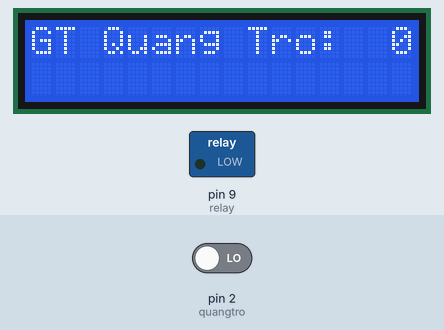
This sketch was run on a simulated Arduino Uno, built with avr-gcc and run on an emulated ATmega328P. Parts: 16×2 character LCD, switched loads named in the sketch (green lamp = pin HIGH). The test bench sets the inputs (shaded band); at power-on: pin 2 (quangtro) LOW.

Above: at 1.2 s.
1.3 s: pin 2 (quangtro) driven HIGH
At 2.8 s:
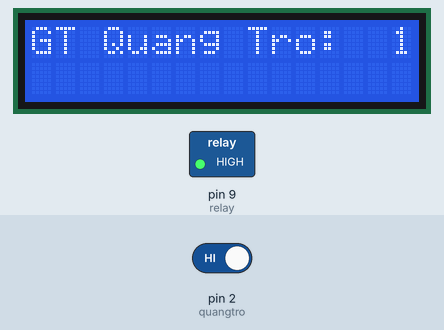
3.1 s: pin 2 (quangtro) driven LOW
At 3.7 s:
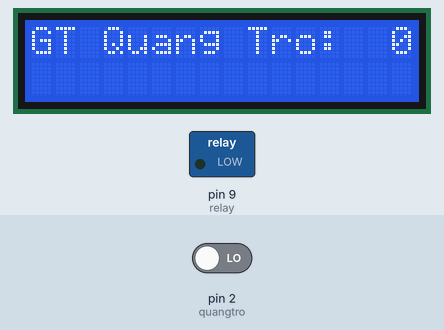
Timing chart, 0 to 6.1 s (numbered marks = the images above; inputs shaded):
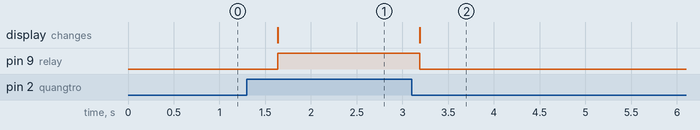

Measured:
- after the input at 1.3 s, pin 9 (relay): LOW → HIGH after 0.33 s; the display: changes after 0.33 s (image 1)
- after the input at 3.1 s, pin 9 (relay): HIGH → LOW after 0.09 s; the display: changes after 0.09 s (image 2)

The sketch:

main.ino
```cpp
#include <Wire.h>
#include <LiquidCrystal_I2C.h>
LiquidCrystal_I2C lcd(0x27,16,2);
int quangtro = 2;
int relay = 9;
void setup() {
lcd.init();
lcd.backlight();
pinMode(quangtro, INPUT);
pinMode(relay, OUTPUT);
}
void loop() {
lcd.clear();
int gt = digitalRead(quangtro);
lcd.setCursor(0,0);
lcd.print("GT Quang Tro:");
lcd.setCursor(15,0);
lcd.print(gt);
if ( gt == 1)
{
digitalWrite(relay, HIGH);//Turn on the power when it's light
}
else {digitalWrite(relay,LOW);} //Turn off
delay(500);
}
```
